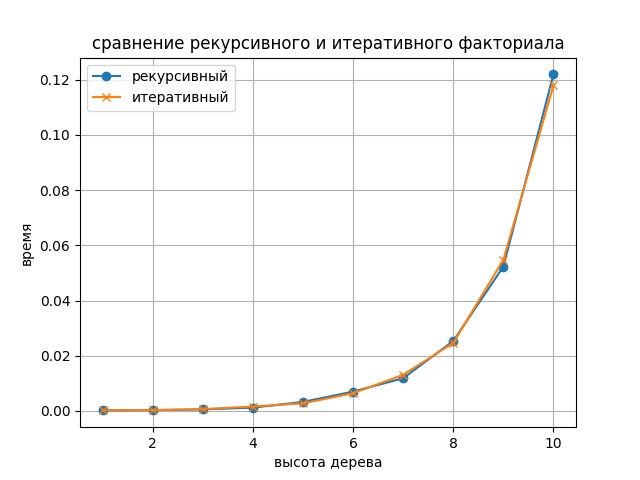

Recreate this plot in Python.
import timeit
import matplotlib.pyplot as plt

# корневое значение по условию 
ROOT_GLOBAL = 13

# максимальная высота которую будем тестировать
H_MAX = 10

# создание одного узла дерева
def make_node(val):
    return {"val": val, "l": None, "r": None}

# рекурсивное построение структуры
def bad_rec_tree(h, r):
    # приводим параметры к int
    h = int(h)
    r = int(r)

    # если уровень 0 то узлов больше нет
    if h <= 0:
        return None

    # создаем основной узел для этого уровня
    n = make_node(r)

    # если высота = 1 то дальше структуры не строим
    if h == 1:
        return n

    # по условию вычисляем значения следующих элементов
    left_val = r + 1
    right_val = r - 1

    # формируем подузлы следующего уровня
    n["l"] = bad_rec_tree(h - 1, left_val)
    n["r"] = bad_rec_tree(h - 1, right_val)

    return n


# итеративный вариант 
def bad_iter_tree(h, r):
    # приводим параметры к int
    try:
        h = int(h)
        r = int(r)
    except:
        return None

    # если высота < 1 то структура отсутствует
    if h < 1:
        return None

    # создаем корневой элемент
    root_node = make_node(r)

    # каждый элемент это узел и его уровень
    st = []
    st.append((root_node, 1))

    while len(st) > 0:
        node, level = st.pop()

        # на нужной высоте новые ветви больше не формируем
        if level >= h:
            continue

        # значение текущего узла
        v = node["val"]

        # значения подузлов 
        left_val = v + 1
        right_val = v - 1

        # создаем элементы следующего уровня
        left_node = make_node(left_val)
        right_node = make_node(right_val)

        # привязываем их к текущей структуре
        node["l"] = left_node
        node["r"] = right_node

        # добавляем в стек чтобы тоже обработать
        st.append((left_node, level + 1))
        st.append((right_node, level + 1))

    return root_node


# замер времени выполнения для одной высоты
def time_for_one(func, h):
    # обертка для timeit
    def wrapper():
        func(h, ROOT_GLOBAL)

    # 300 повторов для усреднения
    t = timeit.timeit(wrapper, number=300)
    return t


def main():
    heights = []
    rec_times = []
    it_times = []

    # перебираем высоты от 1 до максимума
    x = 1
    while x <= H_MAX:
        heights.append(x)

        # время рекурсивного построения
        tr = time_for_one(bad_rec_tree, x)
        # время итеративного
        ti = time_for_one(bad_iter_tree, x)

        rec_times.append(tr)
        it_times.append(ti)

        # печатаем результаты по каждому уровню
        print("height =", x, "rec =", tr, "iter =", ti)

        x = x + 1

    plt.plot(heights, rec_times, "o-", label="рекурсивный")
    plt.plot(heights, it_times, "x-", label="итеративный")
    plt.xlabel("высота дерева")
    plt.ylabel("время")
    plt.title("сравнение рекурсивного и итеративного факториала")
    plt.legend()
    plt.grid(True)
    plt.show()


if __name__ == "__main__":
    main()
